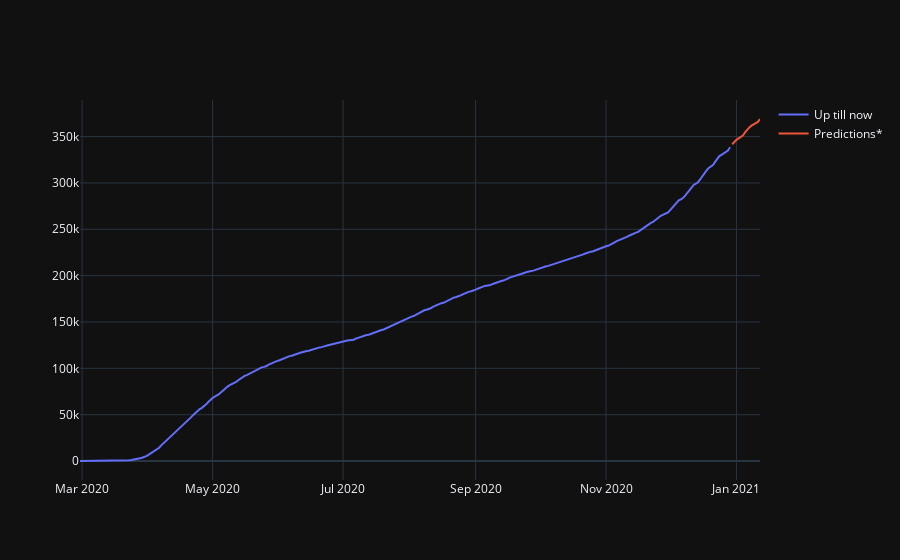

The notebook cell this image was saved under:
### Code cell
# graph
figure.show()

### Figure 1 — Plotly figure (JSON) as saved in the notebook; plotly's stock layout.template omitted (floating-point values rounded to 4 significant figures; data arrays with more than 128 entries replaced by an {"elided": "..."} marker saying what was removed)
{"data": [{"mode": "lines", "name": "Up till now", "type": "scatter", "x": {"elided": "305 str values"}, "y": {"elided": "305 int values"}}, {"mode": "lines", "name": "Predictions*", "type": "scatter", "x": ["2020-12-30T00:00:00", "2020-12-31T00:00:00", "2021-01-01T00:00:00", "2021-01-02T00:00:00", "2021-01-03T00:00:00", "2021-01-04T00:00:00", "2021-01-05T00:00:00", "2021-01-06T00:00:00", "2021-01-07T00:00:00", "2021-01-08T00:00:00", "2021-01-09T00:00:00", "2021-01-10T00:00:00", "2021-01-11T00:00:00", "2021-01-12T00:00:00"], "y": [341749, 344491, 346482, 348030, 349184, 351197, 354518, 357561, 359939, 361835, 363255, 364188, 365833, 368996]}], "layout": {}}
